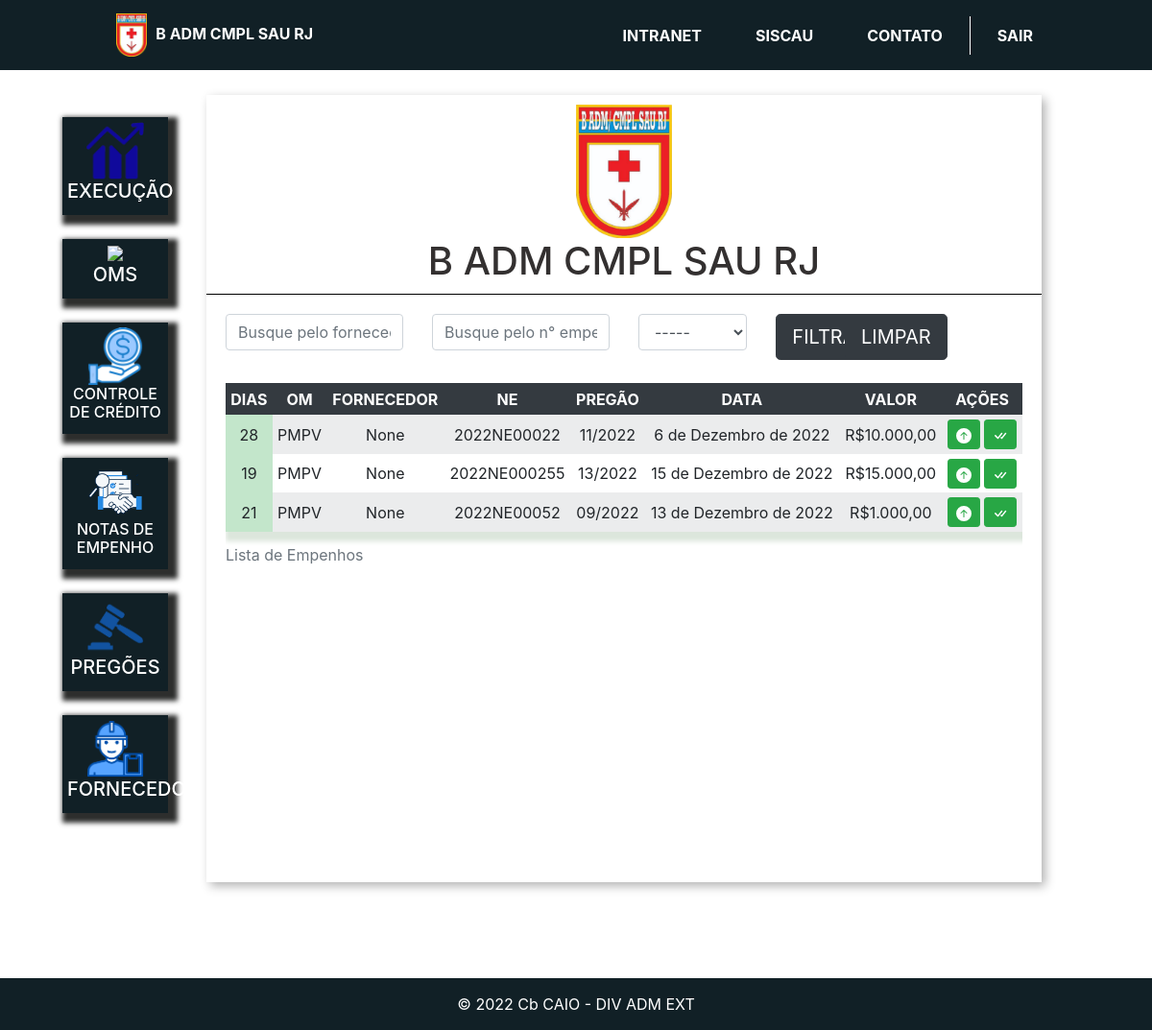
/listar_empenhos/ (signed in), run on the app's committed database.
### empenhos/models.py (models this page shows, shortened)
class Empenho(models.Model):
    om = models.ForeignKey(Om, on_delete=models.CASCADE)
    fornecedor = models.ForeignKey("plataforma.Fornecedor", on_delete=models.SET_NULL, null=True)
    pregao = models.ForeignKey("pregoes.Pregao", on_delete=models.SET_NULL, null=True)
    plano_interno = models.ForeignKey("plataforma.PlanoInterno", on_delete=models.SET_NULL, null=True)
    nota_credito = models.ForeignKey("plataforma.NotaCredito", on_delete=models.SET_NULL, null=True)
    data = models.DateField()
    numero = models.CharField(max_length=4)
    pdf = models.FileField(upload_to="empenhos", null=True, blank=True)
    valor = models.FloatField(null=True, blank=True)
    entregue = models.BooleanField(default=False)
    def qtd_dias(self):
        data = str(date.today())
        d2 = datetime.strptime(data, '%Y-%m-%d')
        d1 = datetime.strptime(str(self.data), '%Y-%m-%d')
        quantidade_dias = abs((d2 - d1).days)
        return quantidade_dias
    def prioridade(self):
        if self.qtd_dias() < 30:
            classe = "table-success"
        elif self.qtd_dias() <= 50:
            classe = "table-warning"
        else:
            classe = "table-danger"
        prioridade = f'''class="{classe}"'''
        return mark_safe(str(prioridade))
    def preco(self):
        preco = f'{self.valor:_.2f}'.replace('.',',').replace('_','.')
        return preco

### oms/models.py (models this page shows)
class Om(models.Model):
    LISTA_OMS = (
        ('PMPV', 'PMPV'),
        ('PMRJ', 'PMRJ'),
        ('PMN', 'PMN'),
        ('IBEX', 'IBEX'),
        ('HCE', 'HCE'),
        ('OCEX', 'OCEX'),
        ('HMR', 'HMR'),
        ('HGERJ', 'HGERJ'),
        ('PM Gu VV', 'PM Gu VV'),
        ('LQFEX', 'LQFEX'),
        )
    sigla = models.CharField(max_length=10, choices=LISTA_OMS)
    foto = models.ImageField(upload_to="logo_om")
    email = models.EmailField(null=True)
    telefone = models.IntegerField(null=True)
    ch_almox = models.CharField(max_length=10, null=True, blank=True)
    tel_ch_almox = models.CharField(max_length=15, null=True, blank=True)
    adj_almox = models.CharField(max_length=10, null=True, blank=True)
    tel_adj_almox = models.CharField(max_length=15, null=True, blank=True)
    def __str__(self):
        return self.sigla

### pregoes/models.py (models this page shows, shortened)
class Pregao(models.Model):
    SITUACAO_CHICES = (
    ('HOMOLOGADO','HOMOLOGADO'),
    ('CJU','CJU'),
    )
    saldo_homologado = models.FloatField()
    pregao = models.CharField(max_length=7, null=False, blank=False)
    situacao = models.CharField(max_length=20, choices=SITUACAO_CHICES)
    descrição = models.CharField(max_length=200, null=False, blank=False)
    oms_favorecidas = models.ManyToManyField("oms.Om")
    termo_homolocao = models.URLField()
    catalago = models.FileField(upload_to='catalago', null=True, blank=True)
    def __str__(self):
        return self.pregao

### empenhos/views.py (the view)
# urls.py: path('listar_empenhos/', views.listar_empenhos, name='listar_empenhos'),
@login_required(login_url='/auth/logar/')
def listar_empenhos(request):
    fornecedor = request.GET.get('fornecedor')
    numero_empenho = request.GET.get('numero_empenho')
    om_filtrar = request.GET.get('om_select')
    om_list = Om.objects.all()
    empenhos = Empenho.objects.all().order_by('numero')
    fornecedores_list = Fornecedor.objects.all()
    try:
        print(fornecedor)
        if fornecedor:
            empenhos = empenhos.filter(fornecedor=fornecedor).order_by('numero')
        if numero_empenho:
            empenhos = empenhos.filter(numero=numero_empenho).order_by('numero')
        if om_filtrar:
            empenhos = empenhos.filter(om=om_filtrar).order_by('numero')
        return render(request, 'listar_empenhos.html',{'empenhos': empenhos, 'om_list': om_list, 'fornecedores_list': fornecedores_list})
    except:
        return render(request, 'listar_empenhos.html',{'empenhos': empenhos,'om_list': om_list, 'fornecedores_list': fornecedores_list})

### empenhos/templates/listar_empenhos.html (shortened to what this page needs)
{% extends 'base_plataforma.html' %}
{% load static %}
{% block 'plataforma' %}
<div class="wrapper">
    <div class="box">
            <div class="header-box-om">
                <div class="alinhado_ne">
                    <div>
                        <img src="{% static 'plataforma/img/base.png'%} " width='100'>
                    </div>
                        <h1 class="titulo">B ADM CMPL SAU RJ</h1>
                </div>
            </div>
            <div class="borda-box"></div>
            <div class="body-box">
                <form>
                    <div class="row" action="{% url 'listar_empenhos' %}" method="GET">
                            <div class="col-md-3">
                                <input type="text" placeholder="Busque pelo fornecedor" class="form-control" name="fornecedor">
                            </div>
                            <div class="col-md-3">
                                <input type="text" placeholder="Busque pelo n° empenho" class="form-control" name="numero_empenho">
                            </div>
                            <div class="col-md-2">
                                <select class="form-control" name="om_select">
                                    <option value="" selected="">-----</option>
                                </select>
                            </div>
                        <div class="col-md-1">
                            <input type="submit" value="FILTRAR" class="btn btn-lg btn-dark">
                        </div>
                        <div class="col-md-3">
                            <a href="{% url 'listar_empenhos'%}">
                                <button type="button" class="btn btn-lg btn-dark ">
                                LIMPAR
                                </button>
                                </a>
                        </div>
                    </div>
                    </form>
                <br>
                <div class='scroll1'>
                    <table class="tabela table-striped table-hover table-sm" cellpadding="20">
                        <caption>Lista de Empenhos</caption>
                        <thead class='table-dark'>
                        <tr>
                            <th>DIAS</th>
                            <th>OM</th>
                            <th>FORNECEDOR</th>
                            <th>NE</th>
                            <th>PREGÃO</th>
                            <th>DATA</th>
                            <th>VALOR</th>
                            <th>AÇÕES</th>
                        </tr>
                        </thead>
                        <tbody class='bg-light'>
                            {% for i in empenhos %}
                            <tr class="tabela-linha" >
                                <td {% if not i.entregue %}{{i.prioridade}}>{{i.qtd_dias }}{% else %}</td>OK{% endif %}
                                <td>{{i.om }}</td>
                                <td>{{i.fornecedor }}</td>
                                <td>2022NE000{{i.numero}}</td>
                                <td>{{i.pregao}}</td>
                                <td>{{i.data}}</td>
                                <td>
                                    {% if i.valor%}
                                    R${{i.preco}}
                                    {% else %}
                                    -------
                                    {% endif %}</td>
                                <td>
                                    <a class="btn btn-success btn-sm" href="{{ i.pdf.url }}" target="_blank" rel="noopener noreferrer">
                                        <svg xmlns="http://www.w3.org/2000/svg" width="16" height="16" fill="currentColor" class="bi bi-arrow-up-circle-fill" viewBox="0 0 16 16">
                                            <path d="M16 8A8 8 0 1 0 0 8a8 8 0 0 0 16 0zm-7.5 3.5a.5.5 0 0 1-1 0V5.707L5.354 7.854a.5.5 0 1 1-.708-.708l3-3a.5.5 0 0 1 .708 0l3 3a.5.5 0 0 1-.708.708L8.5 5.707V11.5z"/>
                                          </svg>
                                    </a>
                                    <a class="btn btn-success btn-sm" href="{% url 'entregue' i.id%}"  rel="noopener noreferrer">
                                    </a>
                                </td>
                            </tr>
                            {% empty %}
                            <td> SEM EMPENHOS</td>
                            {% endfor %}
                        </tbody>
                    </table>
                    </div>
            </div>
    </div>
</div>
{% endblock%}

### templates/static/autenticacao/css/style.css (style rules this page uses)
* { margin: 0; box-sizing: border-box; padding: 0; }
.body-branco { background: white; }
table { box-shadow: 5px 5px 5px 5px rgb(220, 230, 220); text-align: center; }
.alinhado_ne { align-items: center; justify-content: space-between; padding: 0px; text-align: center; }
.scroll1 { height: 500px; overflow-y: auto; }

### templates/static/plataforma/css/plataforma.css (style rules this page uses)
.titulo { color: #27DB8F; }

### templates/static/plataforma/css/empresas.css (style rules this page uses)
.wrapper { margin-top: 3%; display: flex; flex-direction: row; justify-content: center; align-items: center; }
.box { width: 80vw; background: #fff; box-shadow: 4px 4px 10px rgba(0,0,0,.3); margin-bottom: 100px; }
.titulo { display: inline; text-align: center; color: rgb(51, 48, 48); align-items: center; justify-content: center; }
.header-box-om { padding: 10px; }
.borda-box { border-top: 1px solid black; }
.body-box { padding: 20px; }
.tabela { width: 100%; margin-top: 0px; }
.tabela-linha { background-color: #ffffff; }

### data on the page
Empenho: qtd_dias "28", om "PMPV", fornecedor "None", numero "22", pregao "11/2022", data "6 de Dezembro de 2022", preco "10.000,00"
Empenho: qtd_dias "19", om "PMPV", fornecedor "None", numero "255", pregao "13/2022", data "15 de Dezembro de 2022", preco "15.000,00"
Empenho: qtd_dias "21", om "PMPV", fornecedor "None", numero "52", pregao "09/2022", data "13 de Dezembro de 2022", preco "1.000,00"
